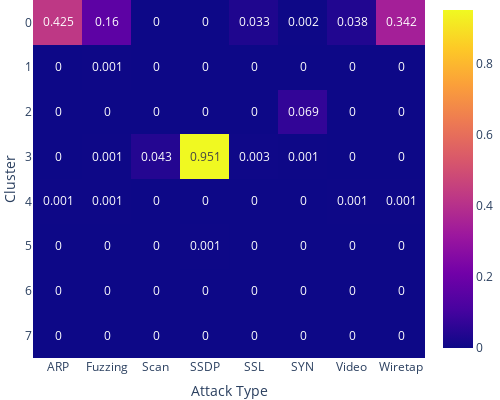

The cell this chart's notebook holds for it:
### Code cell
fig = px.imshow(mal_8, text_auto=True)
fig.update_layout(
    xaxis_title="Attack Type", yaxis_title="Cluster", margin=dict(l=0, r=0, t=0, b=0), width=500, height=400
)
fig.show()

### Figure 1 — Plotly figure (JSON) as saved in the notebook; plotly's stock layout.template omitted (floating-point values rounded to 4 significant figures)
{"data": [{"coloraxis": "coloraxis", "hovertemplate": "x: %{x}<br>y: %{y}<br>color: %{z}<extra></extra>", "name": "0", "texttemplate": "%{z}", "type": "heatmap", "x": ["ARP", "Fuzzing", "Scan", "SSDP", "SSL", "SYN", "Video", "Wiretap"], "xaxis": "x", "y": [0, 1, 2, 3, 4, 5, 6, 7], "yaxis": "y", "z": [[0.425, 0.16, 0, 0, 0.033, 0.002, 0.038, 0.342], [0, 0.001, 0, 0, 0, 0, 0, 0], [0, 0, 0, 0, 0, 0.069, 0, 0], [0, 0.001, 0.043, 0.951, 0.003, 0.001, 0, 0], [0.001, 0.001, 0, 0, 0, 0, 0.001, 0.001], [0, 0, 0, 0.001, 0, 0, 0, 0], [0, 0, 0, 0, 0, 0, 0, 0], [0, 0, 0, 0, 0, 0, 0, 0]]}], "layout": {"coloraxis": {"colorscale": [[0, "#0d0887"], [0.1111, "#46039f"], [0.2222, "#7201a8"], [0.3333, "#9c179e"], [0.4444, "#bd3786"], [0.5556, "#d8576b"], [0.6667, "#ed7953"], [0.7778, "#fb9f3a"], [0.8889, "#fdca26"], [1, "#f0f921"]]}, "height": 400, "margin": {"b": 0, "l": 0, "r": 0, "t": 0}, "width": 500, "xaxis": {"anchor": "y", "constrain": "domain", "domain": [0, 1], "scaleanchor": "y", "title": {"text": "Attack Type"}}, "yaxis": {"anchor": "x", "autorange": "reversed", "constrain": "domain", "domain": [0, 1], "title": {"text": "Cluster"}}}}
